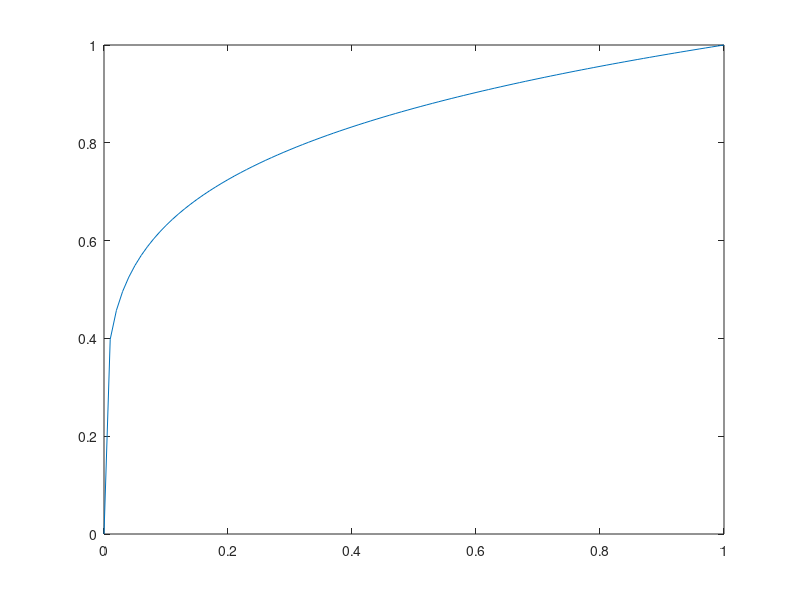
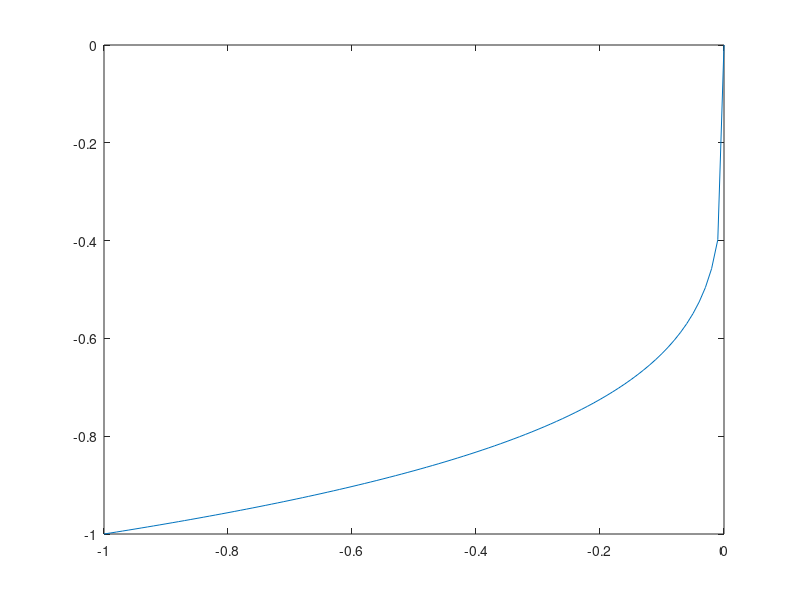

The MATLAB source for these figures, in order:
close all
clear

x = [0:0.01:1;-1:0.01:0];
a = 0.2;
y = sign(x).*abs(x).^a;
figure
plot(x(1,:),y(1,:));
figure
plot(x(2,:),y(2,:));